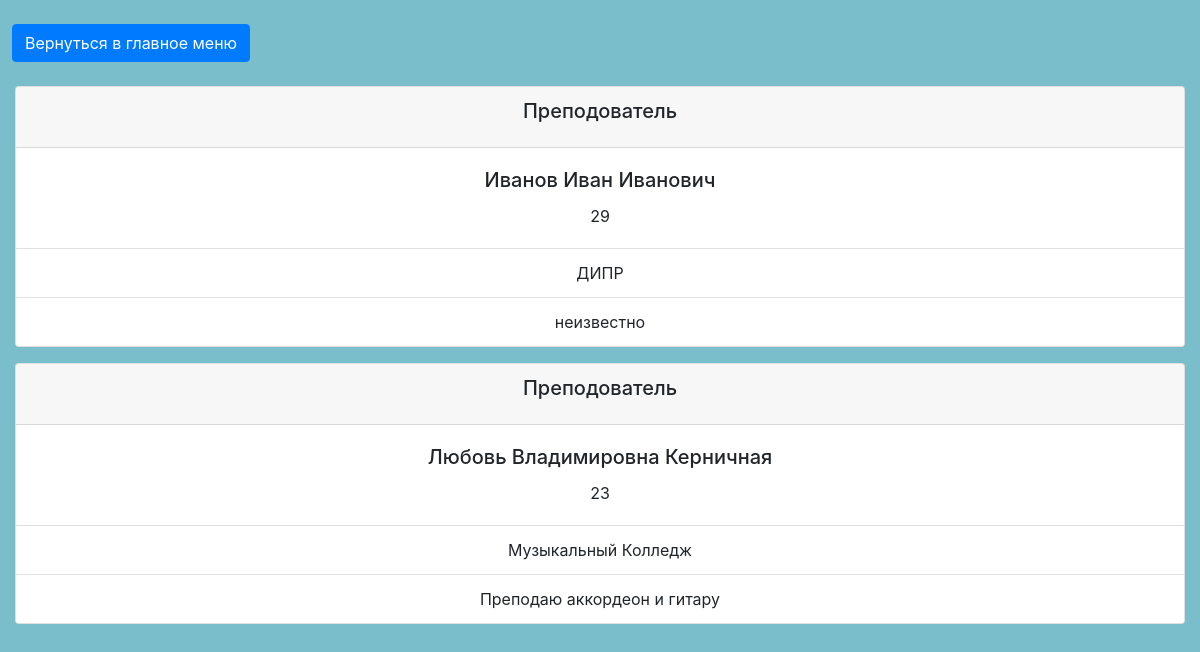
Before: /timetable/status/ with the older database file.
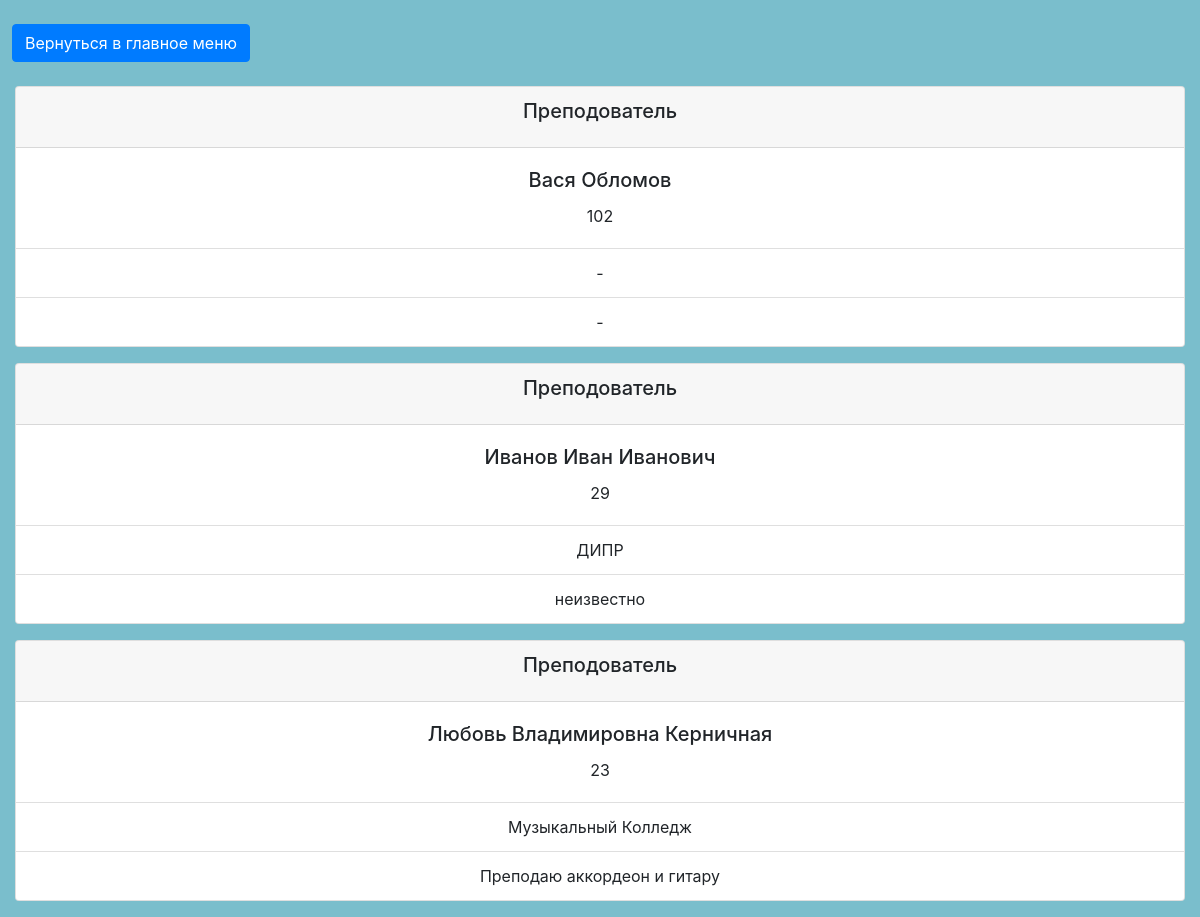
After: the same page with the newer database file.
### school/models.py (models this page shows, shortened)
class Teacher(models.Model):
    teacher_name = models.CharField(max_length=100)
    teacher_age = models.CharField(max_length=50)
    teacher_education = models.CharField(max_length=300)
    teacher_information = models.CharField(max_length=600)
    class Meta:
        ordering =['teacher_name']

### timetable/views.py (the view)
# urls.py: path('status/', views.status, name="status" ),
def status(request):
    return render(
        request,
        'status.html',
        {
            'posts': Teacher.objects.all(),
        }
    )

### timetable/templates/status.html (shortened to what this page needs)
<div>
	<link rel="stylesheet" href="https://stackpath.bootstrapcdn.com/bootstrap/4.3.1/css/bootstrap.min.css">
<body>
	<div><br>
	<a class="btn btn-primary" href="/timetable/" role="button">Вернуться в главное меню</a>
	<br><br></div>
	{%for teacher in posts%}
	<div class="row">
		<div class="col">
			<div class="col-md">
				<div class="card text-center text-black  mb-3" id="total-orders">
					  <div class="card-header">
						  <h5 class="card-title">Преподователь</h5>
					  </div>
					<div class="card-body">
				<h5 class="card-title">{{ teacher.teacher_name }}</h5>
				<p class="card-text">{{ teacher.teacher_age }}</p>
			  </div>
			  <ul class="list-group list-group-flush">
				<li class="list-group-item">{{ teacher.teacher_education }}</li>
				<li class="list-group-item">{{ teacher.teacher_information }}</li>
			  </ul>
				</div>
			</div>
		</div>
		</div>
	  </div>
	{%endfor%}
</body>

Changed rows visible on the page:
added Teacher: teacher_name "Вася Обломов", teacher_age "102", teacher_education "-", teacher_information "-"
